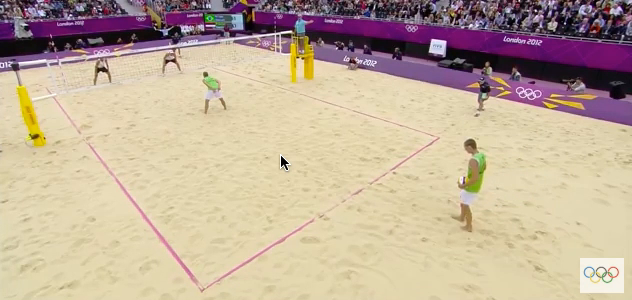
#> input picture frame 76 of CS4243_Project_Instructions_and_Data/beachVolleyball/beachVolleyball1.mov, 632 x 300 px
$ python mark.py   (Python 2 division)
#> lines starting #> are read from the running program, lines starting #| are printed output that depends on the picture
import sys
import cv2
import cv2.cv as cv
import numpy as np

cap = cv2.VideoCapture('beachVolleyball1.mov')
width = int(cap.get(cv.CV_CAP_PROP_FRAME_WIDTH))
height = int(cap.get(cv.CV_CAP_PROP_FRAME_HEIGHT))
frameCount = int(cap.get(cv.CV_CAP_PROP_FRAME_COUNT))

print "frame width = ",width
print "frame height = ",height
print "frame count = ",frameCount

for fr in range(1, frameCount):
	_,img = cap.read()
	if not _:
		sys.exit(0)
	gray = cv2.cvtColor(img, cv2.COLOR_BGR2GRAY)
	gray = np.float32(gray)
	dst = cv2.cornerHarris(gray,5,3,0.04)
	dst = cv2.dilate(dst,None)
	img[(dst>0.01*dst.max()) & (dst < 0.5*dst.max())]=[0,0,255]
	cv2.imshow('dst',img)
	print "fr= ",fr
	cv2.waitKey(0)

cv2.waitKey(0)
cv2.destroyAllWindows()
cap.release()

cv2.imwrite('background.png',normImg)

$ run again, starting later in the video
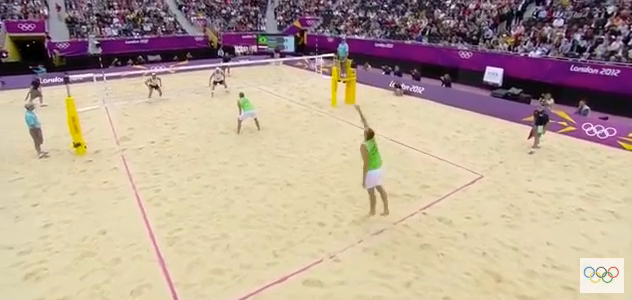
#> input picture frame 342 of CS4243_Project_Instructions_and_Data/beachVolleyball/beachVolleyball1.mov, 632 x 300 px

$ run again, starting later in the video
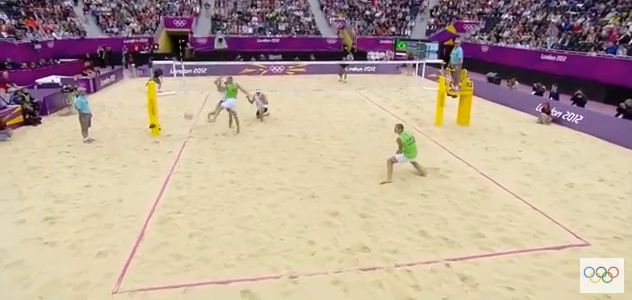
#> input picture frame 608 of CS4243_Project_Instructions_and_Data/beachVolleyball/beachVolleyball1.mov, 632 x 300 px
